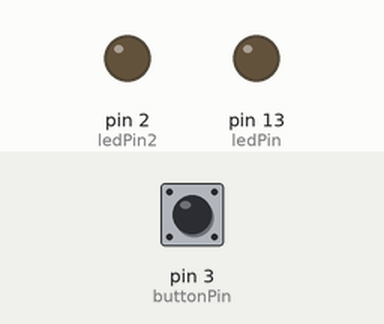
This sketch was run on a simulated Arduino Uno, built with avr-gcc and run on an emulated ATmega328P. Parts: output pins drawn as LEDs (lit = HIGH). Inputs (shaded band) come from the test bench; at power-on: pin 3 (buttonPin) LOW. What the sketch prints to the serial monitor is not drawn.

Above: at 1.2 s.
1.3 s: pin 3 (buttonPin) pulled HIGH for 0.15 s
At 2.6 s:
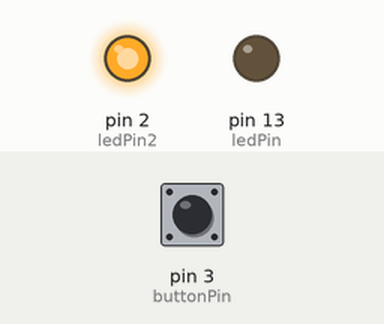
2.9 s: pin 3 (buttonPin) pulled HIGH for 3.2 s
At 4.3 s:
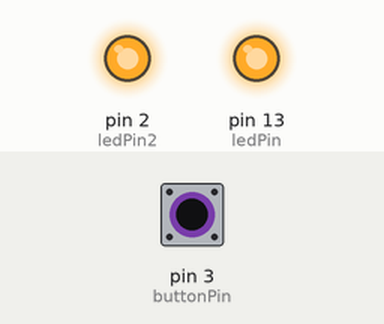
Timing chart, 0 to 7.6 s (numbered marks = the images above; inputs shaded):
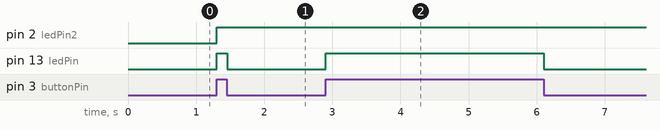

The sketch:

Button-led.ino
```cpp
/*
  Button

 Turns on and off a light emitting diode(LED),
 when pressing a pushbutton attached to pin 3.

 The circuit:
 * LED attached from pin 2 to ground
 * pushbutton attached to pin 3 from +5V
 * 10K resistor attached to pin 3 from ground
 *
 */

// constants won't change. They're used here to
// set pin numbers:
const int buttonPin = 3;     // the number of the pushbutton pin
const int ledPin =  13;      // the number of the LED pin
const int ledPin2 =  2;      // the number of the LED pin


// variables will change:
int buttonState = 0;         // variable for reading the pushbutton status

void setup() {
  // initialize the LED pin as an output:
  pinMode(ledPin, OUTPUT);
  pinMode(ledPin2, OUTPUT);
  // initialize the pushbutton pin as an input:
  pinMode(buttonPin, INPUT);
  Serial.begin(9600);
}

void loop() {
  // read the state of the pushbutton value:
  buttonState = digitalRead(buttonPin);
  //use serial.println for trouble shooting
  Serial.println(buttonState);
  // check if the pushbutton is pressed.
  // if it is, the buttonState is HIGH:
  if (buttonState == HIGH) {
    // turn LED on:
    digitalWrite(ledPin, HIGH);
    digitalWrite(ledPin2, HIGH);
  } else {
    // turn LED off:
    digitalWrite(ledPin, LOW);
  }
}
```

Measured:
- after the input at 1.3 s, pin 2 (ledPin2): LOW → HIGH at once; pin 13 (ledPin): LOW → HIGH at once, → LOW 0.15 s later
- after the input at 2.9 s, pin 13 (ledPin): LOW → HIGH at once, → LOW 3.2 s later
